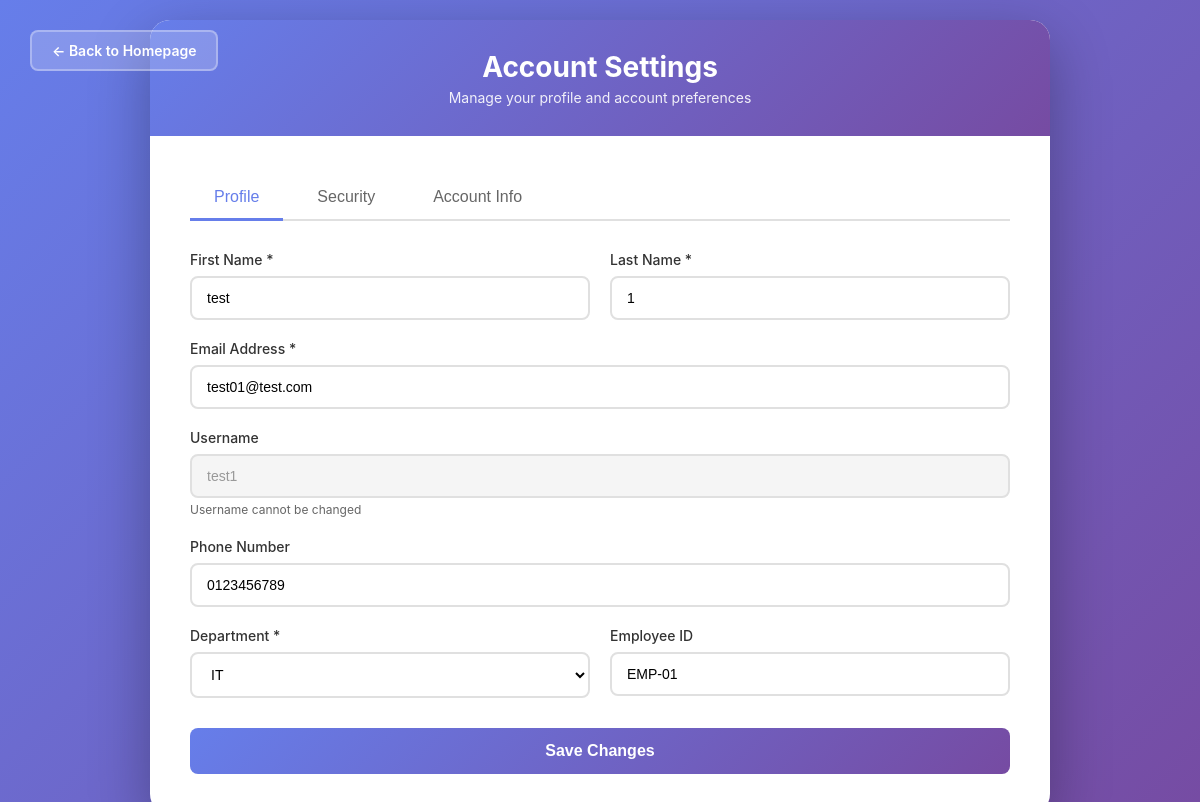
The page /users/userProfile.php (signed in) on the database its author committed.
### tables this page shows
CREATE TABLE `users` (
  `user_id` int(11) NOT NULL,
  `first_name` varchar(100) DEFAULT NULL,
  `last_name` varchar(100) DEFAULT NULL,
  `email` varchar(255) NOT NULL,
  `username` varchar(100) NOT NULL,
  `password_hash` varchar(255) DEFAULT NULL,
  `temp_password` varchar(255) DEFAULT NULL,
  `phone` varchar(20) DEFAULT NULL,
  `department` varchar(100) DEFAULT NULL,
  `role` enum('admin','manager','employee') DEFAULT NULL,
  `employee_id` varchar(50) DEFAULT NULL,
  `is_active` tinyint(1) DEFAULT 1,
  `is_verified` tinyint(1) DEFAULT 0,
  `force_password_reset` tinyint(1) DEFAULT 0,
  `created_at` timestamp NOT NULL DEFAULT current_timestamp(),
  `updated_at` timestamp NOT NULL DEFAULT current_timestamp() ON UPDATE current_timestamp(),
  `last_login` timestamp NULL DEFAULT NULL,
  `verified_at` timestamp NULL DEFAULT NULL,
  `verified_by` int(11) DEFAULT NULL,
  `rejected_at` timestamp NULL DEFAULT NULL,
  `rejected_by` int(11) DEFAULT NULL,
  `rejection_reason` text DEFAULT NULL,
  `last_ip` varchar(45) DEFAULT NULL,
  `last_device_sn` varchar(255) DEFAULT NULL,
  `last_login_at` datetime DEFAULT NULL,
  `password_reset_token` varchar(64) DEFAULT NULL,
  `password_reset_expiry` datetime DEFAULT NULL,
  `must_change_password` tinyint(1) DEFAULT 0,
  `password_changed_at` datetime DEFAULT NULL,
  `created_by` int(11) DEFAULT NULL
);

### users/userProfile.php (the view, shortened to what this page needs)
<?php
include("../auth/config/database.php");
$user_id = $_SESSION['user_id'];
try {
    $stmt = $pdo->prepare("SELECT * FROM users WHERE user_id = ?");
    $stmt->execute([$user_id]);
    $user = $stmt->fetch(PDO::FETCH_ASSOC);
} catch (PDOException $e) {
    $error_message = "Error fetching user data: " . $e->getMessage();
}
?>
<!DOCTYPE html>
<html lang="en">
<head>
</head>
<body>
    <div class="container">
        <div class="header">
            <a href="../public/dashboard.php" class="back-button">← Back to Homepage</a>
            <h1>Account Settings</h1>
            <p>Manage your profile and account preferences</p>
        </div>
        <div class="content">
            <div class="tabs">
                <button class="tab active" onclick="switchTab('profile')">Profile</button>
                <button class="tab" onclick="switchTab('security')">Security</button>
                <button class="tab" onclick="switchTab('account')">Account Info</button>
            </div>
            <div id="profile" class="tab-content active">
                <form method="POST" action="">
                    <div class="form-row">
                        <div class="form-group">
                            <label for="firstName">First Name *</label>
                            <input type="text" id="firstName" name="firstName"
                                   value="<?php echo htmlspecialchars($user['first_name']); ?>" required>
                        </div>
                        <div class="form-group">
                            <label for="lastName">Last Name *</label>
                            <input type="text" id="lastName" name="lastName"
                                   value="<?php echo htmlspecialchars($user['last_name']); ?>" required>
                        </div>
                    </div>
                    <div class="form-group">
                        <label for="email">Email Address *</label>
                        <input type="email" id="email" name="email"
                               value="<?php echo htmlspecialchars($user['email']); ?>" required>
                    </div>
                    <div class="form-group">
                        <label for="username">Username</label>
                        <input type="text" id="username" name="username"
                               value="<?php echo htmlspecialchars($user['username']); ?>" disabled>
                        <small style="color: #666; font-size: 12px;">Username cannot be changed</small>
                    </div>
                    <div class="form-group">
                        <label for="phone">Phone Number</label>
                        <input type="tel" id="phone" name="phone"
                               value="<?php echo htmlspecialchars($user['phone'] ?? ''); ?>">
                    </div>
                    <div class="form-row">
                        <div class="form-group">
                            <label for="department">Department *</label>
                            <select id="department" name="department" required>
                                <option value="IT" <?php echo ($user['department'] === 'IT') ? 'selected' : ''; ?>>IT</option>
                            </select>
                        </div>
                        <div class="form-group">
                            <label for="employeeId">Employee ID</label>
                            <input type="text" id="employeeId" name="employeeId"
                                   value="<?php echo htmlspecialchars($user['employee_id'] ?? ''); ?>">
                        </div>
                    </div>
                    <button type="submit" class="btn-primary">Save Changes</button>
                </form>
            </div>
        </div>
    </div>
</body>
</html>

### users/userProfile.php (style rules this page uses)
* { margin: 0; padding: 0; box-sizing: border-box; }
body { font-family: -apple-system, BlinkMacSystemFont, 'Segoe UI', Roboto, Oxygen, Ubuntu, Cantarell, sans-serif; background: linear-gradient(135deg, #667eea 0%, #764ba2 100%); min-height: 100vh; padding: 20px; }
.container { max-width: 900px; margin: 0 auto; background: white; border-radius: 20px; box-shadow: 0 20px 60px rgba(0, 0, 0, 0.3); overflow: hidden; }
.header { background: linear-gradient(135deg, #667eea 0%, #764ba2 100%); padding: 30px; color: white; text-align: center; }
.header h1 { font-size: 28px; margin-bottom: 5px; }
.header p { opacity: 0.9; font-size: 14px; }
.content { padding: 40px; }
.tabs { display: flex; border-bottom: 2px solid #e0e0e0; margin-bottom: 30px; gap: 10px; }
.tab { padding: 12px 24px; background: none; border: none; color: #666; cursor: pointer; font-size: 16px; font-weight: 500; transition: all 0.3s; border-bottom: 3px solid transparent; margin-bottom: -2px; }
.tab.active { color: #667eea; border-bottom-color: #667eea; }
.tab-content { display: none; animation: fadeIn 0.3s; }
.tab-content.active { display: block; }
.form-group { margin-bottom: 20px; }
.form-row { display: grid; grid-template-columns: 1fr 1fr; gap: 20px; }
label { display: block; margin-bottom: 8px; color: #333; font-weight: 500; font-size: 14px; }
input, select { width: 100%; padding: 12px 15px; border: 2px solid #e0e0e0; border-radius: 8px; font-size: 14px; transition: all 0.3s; background: white; }
input:disabled { background-color: #f5f5f5; cursor: not-allowed; color: #999; }
.btn-primary { background: linear-gradient(135deg, #667eea 0%, #764ba2 100%); color: white; border: none; padding: 14px 30px; border-radius: 8px; font-size: 16px; font-weight: 600; cursor: pointer; transition: all 0.3s; width: 100%; margin-top: 10px; }
.back-button { position: absolute; top: 30px; left: 30px; background: rgba(255, 255, 255, 0.2); color: white; border: 2px solid rgba(255, 255, 255, 0.3); padding: 10px 20px; border-radius: 8px; font-size: 14px; font-weight: 600; cursor: pointer; transition: all 0.3s; text-decoration: none; display: inline-flex; align-items: center; gap: 8px; }

### rows shown on the page
users: firstName "test", lastName "1", email "test01@test.com", username "test1", phone "0123456789", department "IT", employeeId "EMP-01"
